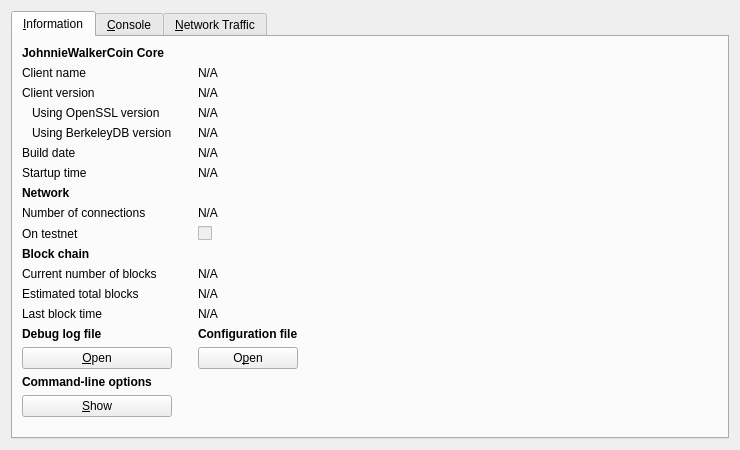
<?xml version="1.0" encoding="UTF-8"?>
<ui version="4.0">
 <class>RPCConsole</class>
 <widget class="QWidget" name="RPCConsole">
  <property name="geometry">
   <rect>
    <x>0</x>
    <y>0</y>
    <width>740</width>
    <height>450</height>
   </rect>
  </property>
  <property name="windowTitle">
   <string>JohnnieWalkerCoin - Debug window</string>
  </property>
  <layout class="QVBoxLayout" name="verticalLayout_2">
   <item>
    <widget class="QTabWidget" name="tabWidget">
     <property name="currentIndex">
      <number>0</number>
     </property>
     <widget class="QWidget" name="tab_info">
      <attribute name="title">
       <string>&amp;Information</string>
      </attribute>
      <layout class="QGridLayout" name="gridLayout">
       <item row="15" column="2">
        <widget class="QLabel" name="labelConfigfile">
         <property name="font">
          <font>
           <weight>75</weight>
           <bold>true</bold>
          </font>
         </property>
         <property name="text">
          <string>Configuration file</string>
         </property>
        </widget>
       </item>
       <item row="13" column="2">
        <widget class="QLabel" name="lastBlockTime">
         <property name="cursor">
          <cursorShape>IBeamCursor</cursorShape>
         </property>
         <property name="text">
          <string>N/A</string>
         </property>
         <property name="textFormat">
          <enum>Qt::PlainText</enum>
         </property>
         <property name="textInteractionFlags">
          <set>Qt::LinksAccessibleByMouse|Qt::TextSelectableByKeyboard|Qt::TextSelectableByMouse</set>
         </property>
        </widget>
       </item>
       <item row="11" column="0">
        <widget class="QLabel" name="label_3">
         <property name="text">
          <string>Current number of blocks</string>
         </property>
        </widget>
       </item>
       <item row="11" column="2">
        <widget class="QLabel" name="numberOfBlocks">
         <property name="cursor">
          <cursorShape>IBeamCursor</cursorShape>
         </property>
         <property name="text">
          <string>N/A</string>
         </property>
         <property name="textFormat">
          <enum>Qt::PlainText</enum>
         </property>
         <property name="textInteractionFlags">
          <set>Qt::LinksAccessibleByMouse|Qt::TextSelectableByKeyboard|Qt::TextSelectableByMouse</set>
         </property>
        </widget>
       </item>
       <item row="17" column="0">
        <widget class="QLabel" name="labelCLOptions">
         <property name="font">
          <font>
           <weight>75</weight>
           <bold>true</bold>
          </font>
         </property>
         <property name="text">
          <string>Command-line options</string>
         </property>
        </widget>
       </item>
       <item row="16" column="0">
        <widget class="QPushButton" name="openDebugLogfileButton">
         <property name="toolTip">
          <string>Open the JohnnieWalkerCoin debug log file from the current data directory. This can take a few seconds for large log files.</string>
         </property>
         <property name="text">
          <string>&amp;Open</string>
         </property>
         <property name="autoDefault">
          <bool>false</bool>
         </property>
        </widget>
       </item>
       <item row="15" column="0">
        <widget class="QLabel" name="labelDebugLogfile">
         <property name="font">
          <font>
           <weight>75</weight>
           <bold>true</bold>
          </font>
         </property>
         <property name="text">
          <string>Debug log file</string>
         </property>
        </widget>
       </item>
       <item row="18" column="3" rowspan="2">
        <spacer name="horizontalSpacer">
         <property name="orientation">
          <enum>Qt::Horizontal</enum>
         </property>
         <property name="sizeHint" stdset="0">
          <size>
           <width>404</width>
           <height>20</height>
          </size>
         </property>
        </spacer>
       </item>
       <item row="19" column="1">
        <spacer name="verticalSpacer">
         <property name="orientation">
          <enum>Qt::Vertical</enum>
         </property>
         <property name="sizeHint" stdset="0">
          <size>
           <width>20</width>
           <height>40</height>
          </size>
         </property>
        </spacer>
       </item>
       <item row="18" column="0">
        <widget class="QPushButton" name="showCLOptionsButton">
         <property name="toolTip">
          <string>Show the JohnnieWalkerCoin-Qt help message to get a list with possible JohnnieWalkerCoin command-line options.</string>
         </property>
         <property name="text">
          <string>&amp;Show</string>
         </property>
         <property name="autoDefault">
          <bool>false</bool>
         </property>
        </widget>
       </item>
       <item row="13" column="0">
        <widget class="QLabel" name="label_2">
         <property name="text">
          <string>Last block time</string>
         </property>
        </widget>
       </item>
       <item row="7" column="0">
        <widget class="QLabel" name="label_11">
         <property name="font">
          <font>
           <weight>75</weight>
           <bold>true</bold>
          </font>
         </property>
         <property name="text">
          <string>Network</string>
         </property>
        </widget>
       </item>
       <item row="6" column="2">
        <widget class="QLabel" name="startupTime">
         <property name="cursor">
          <cursorShape>IBeamCursor</cursorShape>
         </property>
         <property name="text">
          <string>N/A</string>
         </property>
         <property name="textFormat">
          <enum>Qt::PlainText</enum>
         </property>
         <property name="textInteractionFlags">
          <set>Qt::LinksAccessibleByMouse|Qt::TextSelectableByKeyboard|Qt::TextSelectableByMouse</set>
         </property>
        </widget>
       </item>
       <item row="6" column="0">
        <widget class="QLabel" name="label_13">
         <property name="text">
          <string>Startup time</string>
         </property>
        </widget>
       </item>
       <item row="9" column="0">
        <widget class="QLabel" name="label_8">
         <property name="text">
          <string>On testnet</string>
         </property>
        </widget>
       </item>
       <item row="8" column="2">
        <widget class="QLabel" name="numberOfConnections">
         <property name="cursor">
          <cursorShape>IBeamCursor</cursorShape>
         </property>
         <property name="text">
          <string>N/A</string>
         </property>
         <property name="textFormat">
          <enum>Qt::PlainText</enum>
         </property>
         <property name="textInteractionFlags">
          <set>Qt::LinksAccessibleByMouse|Qt::TextSelectableByKeyboard|Qt::TextSelectableByMouse</set>
         </property>
        </widget>
       </item>
       <item row="8" column="0">
        <widget class="QLabel" name="label_7">
         <property name="text">
          <string>Number of connections</string>
         </property>
        </widget>
       </item>
       <item row="10" column="0">
        <widget class="QLabel" name="label_10">
         <property name="font">
          <font>
           <weight>75</weight>
           <bold>true</bold>
          </font>
         </property>
         <property name="text">
          <string>Block chain</string>
         </property>
        </widget>
       </item>
       <item row="9" column="2">
        <widget class="QCheckBox" name="isTestNet">
         <property name="enabled">
          <bool>false</bool>
         </property>
         <property name="text">
          <string/>
         </property>
        </widget>
       </item>
       <item row="12" column="0">
        <widget class="QLabel" name="label_4">
         <property name="text">
          <string>Estimated total blocks</string>
         </property>
        </widget>
       </item>
       <item row="12" column="2">
        <widget class="QLabel" name="totalBlocks">
         <property name="cursor">
          <cursorShape>IBeamCursor</cursorShape>
         </property>
         <property name="text">
          <string>N/A</string>
         </property>
         <property name="textFormat">
          <enum>Qt::PlainText</enum>
         </property>
         <property name="textInteractionFlags">
          <set>Qt::LinksAccessibleByMouse|Qt::TextSelectableByKeyboard|Qt::TextSelectableByMouse</set>
         </property>
        </widget>
       </item>
       <item row="2" column="2">
        <widget class="QLabel" name="clientVersion">
         <property name="cursor">
          <cursorShape>IBeamCursor</cursorShape>
         </property>
         <property name="text">
          <string>N/A</string>
         </property>
         <property name="textFormat">
          <enum>Qt::PlainText</enum>
         </property>
         <property name="textInteractionFlags">
          <set>Qt::LinksAccessibleByMouse|Qt::TextSelectableByKeyboard|Qt::TextSelectableByMouse</set>
         </property>
        </widget>
       </item>
       <item row="4" column="0">
        <widget class="QLabel" name="label_berkeleyDBVersion">
         <property name="text">
          <string>Using BerkeleyDB version</string>
         </property>
         <property name="indent">
          <number>10</number>
         </property>
        </widget>
       </item>
       <item row="3" column="0">
        <widget class="QLabel" name="label_14">
         <property name="text">
          <string>Using OpenSSL version</string>
         </property>
         <property name="indent">
          <number>10</number>
         </property>
        </widget>
       </item>
       <item row="3" column="2">
        <widget class="QLabel" name="openSSLVersion">
         <property name="cursor">
          <cursorShape>IBeamCursor</cursorShape>
         </property>
         <property name="text">
          <string>N/A</string>
         </property>
         <property name="textFormat">
          <enum>Qt::PlainText</enum>
         </property>
         <property name="textInteractionFlags">
          <set>Qt::LinksAccessibleByMouse|Qt::TextSelectableByKeyboard|Qt::TextSelectableByMouse</set>
         </property>
        </widget>
       </item>
       <item row="4" column="2">
        <widget class="QLabel" name="berkeleyDBVersion">
         <property name="cursor">
          <cursorShape>IBeamCursor</cursorShape>
         </property>
         <property name="text">
          <string>N/A</string>
         </property>
         <property name="textFormat">
          <enum>Qt::PlainText</enum>
         </property>
         <property name="textInteractionFlags">
          <set>Qt::LinksAccessibleByMouse|Qt::TextSelectableByKeyboard|Qt::TextSelectableByMouse</set>
         </property>
        </widget>
       </item>
       <item row="5" column="0">
        <widget class="QLabel" name="label_12">
         <property name="text">
          <string>Build date</string>
         </property>
        </widget>
       </item>
       <item row="5" column="2">
        <widget class="QLabel" name="buildDate">
         <property name="cursor">
          <cursorShape>IBeamCursor</cursorShape>
         </property>
         <property name="text">
          <string>N/A</string>
         </property>
         <property name="textFormat">
          <enum>Qt::PlainText</enum>
         </property>
         <property name="textInteractionFlags">
          <set>Qt::LinksAccessibleByMouse|Qt::TextSelectableByKeyboard|Qt::TextSelectableByMouse</set>
         </property>
        </widget>
       </item>
       <item row="2" column="0">
        <widget class="QLabel" name="label_6">
         <property name="text">
          <string>Client version</string>
         </property>
        </widget>
       </item>
       <item row="0" column="0">
        <widget class="QLabel" name="label_9">
         <property name="font">
          <font>
           <weight>75</weight>
           <bold>true</bold>
          </font>
         </property>
         <property name="text">
          <string>JohnnieWalkerCoin Core</string>
         </property>
        </widget>
       </item>
       <item row="1" column="2">
        <widget class="QLabel" name="clientName">
         <property name="cursor">
          <cursorShape>IBeamCursor</cursorShape>
         </property>
         <property name="text">
          <string>N/A</string>
         </property>
         <property name="textFormat">
          <enum>Qt::PlainText</enum>
         </property>
         <property name="textInteractionFlags">
          <set>Qt::LinksAccessibleByMouse|Qt::TextSelectableByKeyboard|Qt::TextSelectableByMouse</set>
         </property>
        </widget>
       </item>
       <item row="1" column="0">
        <widget class="QLabel" name="label_5">
         <property name="text">
          <string>Client name</string>
         </property>
        </widget>
       </item>
       <item row="14" column="2">
        <spacer name="verticalSpacer_2">
         <property name="orientation">
          <enum>Qt::Vertical</enum>
         </property>
         <property name="sizeHint" stdset="0">
          <size>
           <width>20</width>
           <height>20</height>
          </size>
         </property>
        </spacer>
       </item>
       <item row="16" column="2">
        <widget class="QPushButton" name="openConfigurationfileButton">
         <property name="toolTip">
          <string>Open the JohnnieWalkerCoin configuration file from the current data directory.</string>
         </property>
         <property name="text">
          <string>O&amp;pen</string>
         </property>
         <property name="autoDefault">
          <bool>false</bool>
         </property>
        </widget>
       </item>
      </layout>
     </widget>
     <widget class="QWidget" name="tab_console">
      <attribute name="title">
       <string>&amp;Console</string>
      </attribute>
      <layout class="QVBoxLayout" name="verticalLayout_3">
       <property name="spacing">
        <number>3</number>
       </property>
       <item>
        <widget class="QTextEdit" name="messagesWidget">
         <property name="minimumSize">
          <size>
           <width>0</width>
           <height>100</height>
          </size>
         </property>
         <property name="readOnly">
          <bool>true</bool>
         </property>
         <property name="tabKeyNavigation" stdset="0">
          <bool>false</bool>
         </property>
         <property name="columnCount" stdset="0">
          <number>2</number>
         </property>
        </widget>
       </item>
       <item>
        <layout class="QHBoxLayout" name="horizontalLayout">
         <property name="spacing">
          <number>3</number>
         </property>
         <item>
          <widget class="QLabel" name="label">
           <property name="text">
            <string notr="true">&gt;</string>
           </property>
          </widget>
         </item>
         <item>
          <widget class="QLineEdit" name="lineEdit"/>
         </item>
         <item>
          <widget class="QPushButton" name="clearButton">
           <property name="maximumSize">
            <size>
             <width>24</width>
             <height>24</height>
            </size>
           </property>
           <property name="toolTip">
            <string>Clear console</string>
           </property>
           <property name="text">
            <string/>
           </property>
           <property name="icon">
            <iconset resource="../bitcoin.qrc">
             <normaloff>:/icons/remove</normaloff>:/icons/remove</iconset>
           </property>
           <property name="shortcut">
            <string notr="true">Ctrl+L</string>
           </property>
           <property name="autoDefault">
            <bool>false</bool>
           </property>
          </widget>
         </item>
        </layout>
       </item>
      </layout>
     </widget>
     <widget class="QWidget" name="tab_nettraffic">
      <attribute name="title">
       <string>&amp;Network Traffic</string>
      </attribute>
      <layout class="QHBoxLayout" name="horizontalLayout_3">
       <item>
        <layout class="QVBoxLayout" name="verticalLayout_4">
         <item>
          <widget class="TrafficGraphWidget" name="trafficGraph" native="true">
           <property name="sizePolicy">
            <sizepolicy hsizetype="Expanding" vsizetype="Expanding">
             <horstretch>0</horstretch>
             <verstretch>0</verstretch>
            </sizepolicy>
           </property>
          </widget>
         </item>
         <item>
          <layout class="QHBoxLayout" name="horizontalLayout_2">
           <item>
            <widget class="QSlider" name="sldGraphRange">
             <property name="minimum">
              <number>1</number>
             </property>
             <property name="maximum">
              <number>288</number>
             </property>
             <property name="pageStep">
              <number>12</number>
             </property>
             <property name="value">
              <number>6</number>
             </property>
             <property name="orientation">
              <enum>Qt::Horizontal</enum>
             </property>
            </widget>
           </item>
           <item>
            <widget class="QLabel" name="lblGraphRange">
             <property name="minimumSize">
              <size>
               <width>100</width>
               <height>0</height>
              </size>
             </property>
             <property name="alignment">
              <set>Qt::AlignCenter</set>
             </property>
            </widget>
           </item>
           <item>
            <widget class="QPushButton" name="btnClearTrafficGraph">
             <property name="text">
              <string>&amp;Clear</string>
             </property>
             <property name="autoDefault">
              <bool>false</bool>
             </property>
            </widget>
           </item>
          </layout>
         </item>
        </layout>
       </item>
       <item>
        <layout class="QVBoxLayout" name="verticalLayout">
         <item>
          <widget class="QGroupBox" name="groupBox">
           <property name="title">
            <string>Totals</string>
           </property>
           <layout class="QVBoxLayout" name="verticalLayout_5">
            <item>
             <layout class="QHBoxLayout" name="horizontalLayout_4">
              <item>
               <widget class="Line" name="line">
                <property name="sizePolicy">
                 <sizepolicy hsizetype="Fixed" vsizetype="Fixed">
                  <horstretch>0</horstretch>
                  <verstretch>0</verstretch>
                 </sizepolicy>
                </property>
                <property name="minimumSize">
                 <size>
                  <width>10</width>
                  <height>0</height>
                 </size>
                </property>
                <property name="palette">
                 <palette>
                  <active>
                   <colorrole role="Light">
                    <brush brushstyle="SolidPattern">
                     <color alpha="255">
                      <red>0</red>
                      <green>255</green>
                      <blue>0</blue>
                     </color>
                    </brush>
                   </colorrole>
                  </active>
                  <inactive>
                   <colorrole role="Light">
                    <brush brushstyle="SolidPattern">
                     <color alpha="255">
                      <red>0</red>
                      <green>255</green>
                      <blue>0</blue>
                     </color>
                    </brush>
                   </colorrole>
                  </inactive>
                  <disabled>
                   <colorrole role="Light">
                    <brush brushstyle="SolidPattern">
                     <color alpha="255">
                      <red>0</red>
                      <green>255</green>
                      <blue>0</blue>
                     </color>
                    </brush>
                   </colorrole>
                  </disabled>
                 </palette>
                </property>
                <property name="orientation">
                 <enum>Qt::Horizontal</enum>
                </property>
               </widget>
              </item>
              <item>
               <widget class="QLabel" name="label_16">
                <property name="text">
                 <string>Received:</string>
                </property>
               </widget>
              </item>
              <item>
               <widget class="QLabel" name="lblBytesIn">
                <property name="minimumSize">
                 <size>
                  <width>50</width>
                  <height>0</height>
                 </size>
                </property>
                <property name="alignment">
                 <set>Qt::AlignRight|Qt::AlignTrailing|Qt::AlignVCenter</set>
                </property>
               </widget>
              </item>
             </layout>
            </item>
            <item>
             <layout class="QHBoxLayout" name="horizontalLayout_5">
              <item>
               <widget class="Line" name="line_2">
                <property name="sizePolicy">
                 <sizepolicy hsizetype="Fixed" vsizetype="Fixed">
                  <horstretch>0</horstretch>
                  <verstretch>0</verstretch>
                 </sizepolicy>
                </property>
                <property name="minimumSize">
                 <size>
                  <width>10</width>
                  <height>0</height>
                 </size>
                </property>
                <property name="palette">
                 <palette>
                  <active>
                   <colorrole role="Light">
                    <brush brushstyle="SolidPattern">
                     <color alpha="255">
                      <red>255</red>
                      <green>0</green>
                      <blue>0</blue>
                     </color>
                    </brush>
                   </colorrole>
                  </active>
                  <inactive>
                   <colorrole role="Light">
                    <brush brushstyle="SolidPattern">
                     <color alpha="255">
                      <red>255</red>
                      <green>0</green>
                      <blue>0</blue>
                     </color>
                    </brush>
                   </colorrole>
                  </inactive>
                  <disabled>
                   <colorrole role="Light">
                    <brush brushstyle="SolidPattern">
                     <color alpha="255">
                      <red>255</red>
                      <green>0</green>
                      <blue>0</blue>
                     </color>
                    </brush>
                   </colorrole>
                  </disabled>
                 </palette>
                </property>
                <property name="orientation">
                 <enum>Qt::Horizontal</enum>
                </property>
               </widget>
              </item>
              <item>
               <widget class="QLabel" name="label_17">
                <property name="text">
                 <string>Sent:</string>
                </property>
               </widget>
              </item>
              <item>
               <widget class="QLabel" name="lblBytesOut">
                <property name="minimumSize">
                 <size>
                  <width>50</width>
                  <height>0</height>
                 </size>
                </property>
                <property name="alignment">
                 <set>Qt::AlignRight|Qt::AlignTrailing|Qt::AlignVCenter</set>
                </property>
               </widget>
              </item>
             </layout>
            </item>
            <item>
             <spacer name="verticalSpacer_4">
              <property name="orientation">
               <enum>Qt::Vertical</enum>
              </property>
              <property name="sizeHint" stdset="0">
               <size>
                <width>20</width>
                <height>407</height>
               </size>
              </property>
             </spacer>
            </item>
           </layout>
          </widget>
         </item>
        </layout>
       </item>
      </layout>
     </widget>
    </widget>
   </item>
  </layout>
 </widget>
 <customwidgets>
  <customwidget>
   <class>TrafficGraphWidget</class>
   <extends>QWidget</extends>
   <header>trafficgraphwidget.h</header>
   <container>1</container>
   <slots>
    <slot>clear()</slot>
   </slots>
  </customwidget>
 </customwidgets>
 <resources>
  <include location="../bitcoin.qrc"/>
 </resources>
 <connections/>
</ui>
